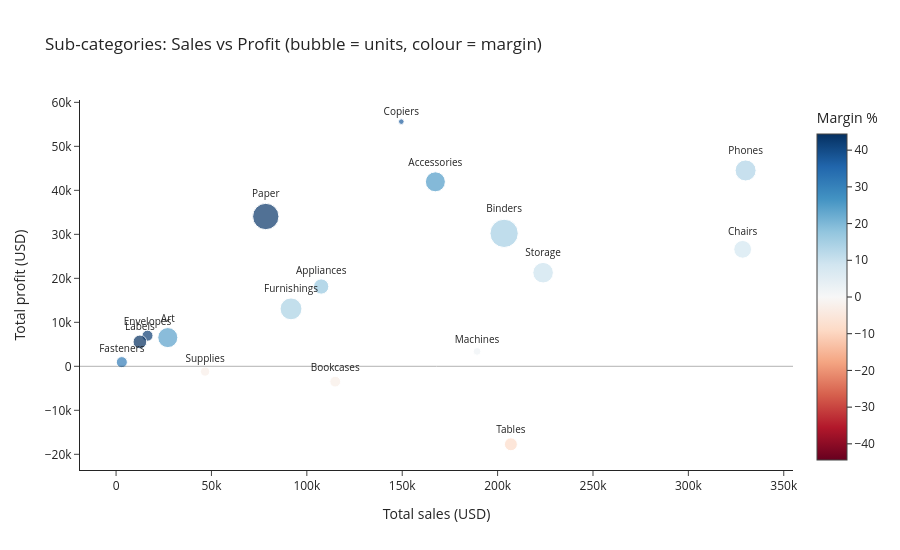

Notebook code for this chart:
### Code cell
# Interactive bubble chart (Plotly): every sub-category positioned by Sales vs Profit
sub = (df.groupby(["Category", "Sub-Category"], as_index=False)
         .agg(Sales=("Sales", "sum"), Profit=("Profit", "sum"),
              Quantity=("Quantity", "sum"), AvgDiscount=("Discount", "mean")))
sub["Margin %"] = (sub["Profit"] / sub["Sales"] * 100).round(1)
sub["AvgDiscount %"] = (sub["AvgDiscount"] * 100).round(1)

fig = px.scatter(sub, x="Sales", y="Profit", size="Quantity", color="Margin %",
                 color_continuous_scale="RdBu", color_continuous_midpoint=0,
                 hover_name="Sub-Category", text="Sub-Category",
                 hover_data={"Category": True, "AvgDiscount %": True, "Quantity": True},
                 title="Sub-categories: Sales vs Profit (bubble = units, colour = margin)")
fig.update_traces(textposition="top center", textfont_size=10)
fig.add_hline(y=0, line_color="black", line_width=1)
fig.update_layout(height=550, xaxis_title="Total sales (USD)", yaxis_title="Total profit (USD)")
fig.write_html(f"{ASSETS}/07_subcategory_bubble.html", include_plotlyjs="cdn")
fig.show()

### Figure 1 — Plotly figure (JSON) as saved in the notebook; plotly's stock layout.template omitted (floating-point values rounded to 4 significant figures)
{"data": [{"customdata": [["Furniture", 21.1, 868], ["Furniture", 17, 2356], ["Furniture", 13.8, 3563], ["Furniture", 26.1, 1241], ["Office Supplies", 16.7, 1729], ["Office Supplies", 7.5, 3000], ["Office Supplies", 37.2, 5974], ["Office Supplies", 8, 906], ["Office Supplies", 8.2, 914], ["Office Supplies", 6.9, 1400], ["Office Supplies", 7.5, 5178], ["Office Supplies", 7.5, 3158], ["Office Supplies", 7.7, 647], ["Technology", 7.8, 2976], ["Technology", 16.2, 234], ["Technology", 30.6, 440], ["Technology", 15.5, 3289]], "hovertemplate": "<b>%{hovertext}</b><br><br>Sales=%{x}<br>Profit=%{y}<br>Quantity=%{customdata[2]}<br>Sub-Category=%{text}<br>Category=%{customdata[0]}<br>AvgDiscount %=%{customdata[1]}<br>Margin %=%{marker.color}<extra></extra>", "hovertext": ["Bookcases", "Chairs", "Furnishings", "Tables", "Appliances", "Art", "Binders", "Envelopes", "Fasteners", "Labels", "Paper", "Storage", "Supplies", "Accessories", "Copiers", "Machines", "Phones"], "legendgroup": "", "marker": {"color": [-3.0, 8.1, 14.2, -8.6, 16.9, 24.1, 14.9, 42.3, 31.4, 44.4, 43.4, 9.5, -2.5, 25.1, 37.2, 1.8, 13.5], "coloraxis": "coloraxis", "size": [868, 2356, 3563, 1241, 1729, 3000, 5974, 906, 914, 1400, 5178, 3158, 647, 2976, 234, 440, 3289], "sizemode": "area", "sizeref": 14.94, "symbol": "circle"}, "mode": "markers+text", "name": "", "orientation": "v", "showlegend": false, "text": ["Bookcases", "Chairs", "Furnishings", "Tables", "Appliances", "Art", "Binders", "Envelopes", "Fasteners", "Labels", "Paper", "Storage", "Supplies", "Accessories", "Copiers", "Machines", "Phones"], "textfont": {"size": 10}, "textposition": "top center", "type": "scatter", "x": [114900.0, 328400.0, 91710.0, 207000.0, 107500.0, 27120.0, 203400.0, 16480.0, 3024.0, 12490.0, 78480.0, 223800.0, 46670.0, 167400.0, 149500.0, 189200.0, 330000.0], "xaxis": "x", "y": [-3473.0, 26590.0, 13060.0, -17730.0, 18140.0, 6528.0, 30220.0, 6964.0, 949.5, 5546.0, 34050.0, 21280.0, -1189.0, 41940.0, 55620.0, 3385.0, 44520.0], "yaxis": "y"}], "layout": {"coloraxis": {"autocolorscale": false, "cmid": 0, "colorbar": {"title": {"text": "Margin %"}}, "colorscale": [[0, "rgb(103,0,31)"], [0.1, "rgb(178,24,43)"], [0.2, "rgb(214,96,77)"], [0.3, "rgb(244,165,130)"], [0.4, "rgb(253,219,199)"], [0.5, "rgb(247,247,247)"], [0.6, "rgb(209,229,240)"], [0.7, "rgb(146,197,222)"], [0.8, "rgb(67,147,195)"], [0.9, "rgb(33,102,172)"], [1, "rgb(5,48,97)"]]}, "height": 550, "legend": {"itemsizing": "constant", "tracegroupgap": 0}, "shapes": [{"line": {"color": "black", "width": 1}, "type": "line", "x0": 0, "x1": 1, "xref": "x domain", "y0": 0, "y1": 0, "yref": "y"}], "title": {"text": "Sub-categories: Sales vs Profit (bubble = units, colour = margin)"}, "xaxis": {"anchor": "y", "domain": [0, 1], "title": {"text": "Total sales (USD)"}}, "yaxis": {"anchor": "x", "domain": [0, 1], "title": {"text": "Total profit (USD)"}}}}
